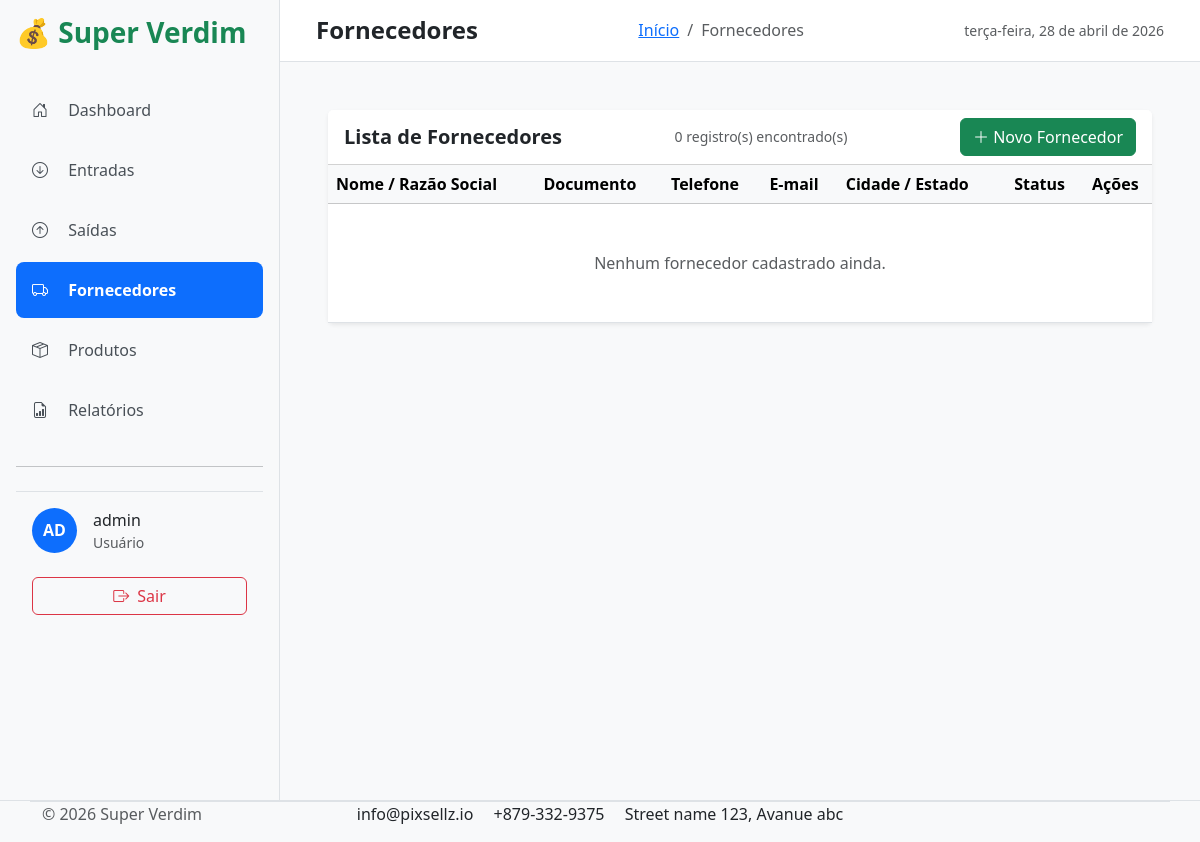
Page /fornecedores/ (signed in) on the earlier database version.
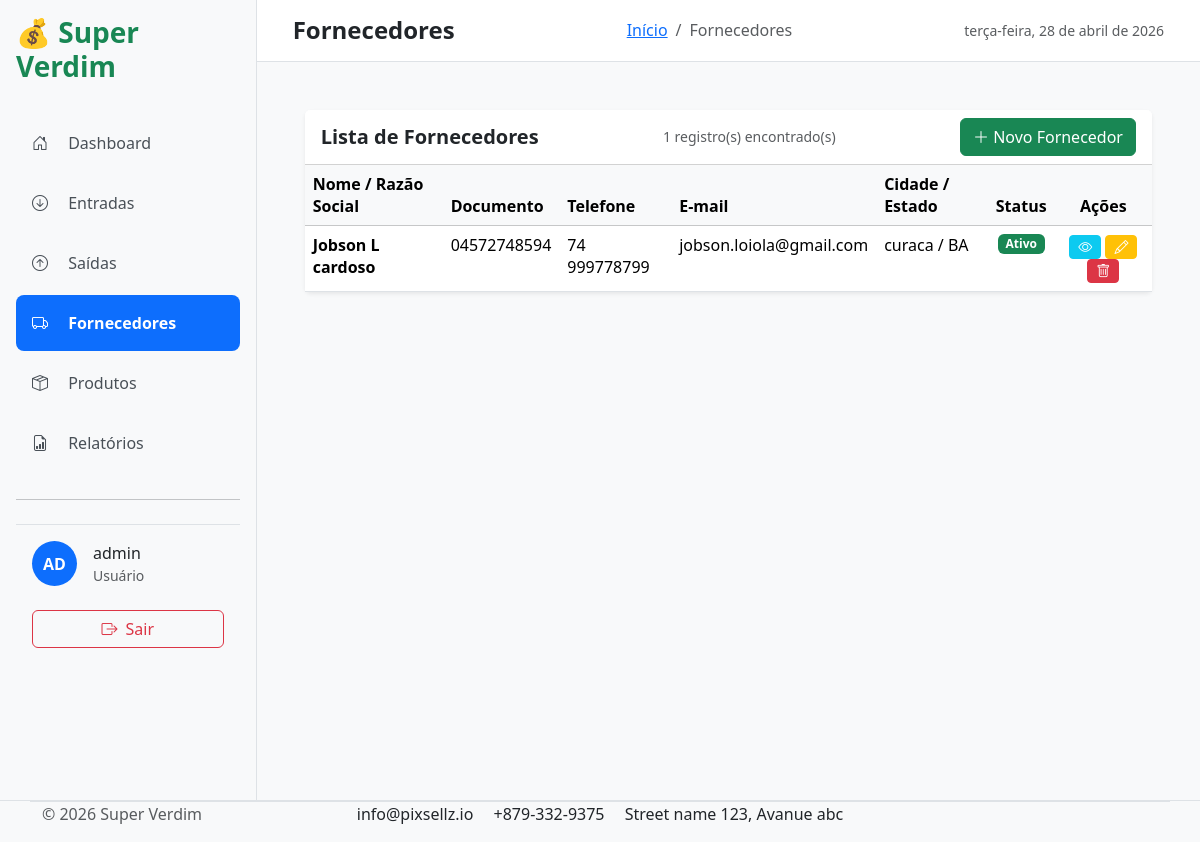
Same page on the later database version.
### fornecedores/models.py (models this page shows, shortened)
class Fornecedor(models.Model):
    nome = models.CharField(max_length=100)
    cnpj = models.CharField(max_length=18, unique=True, blank=True, null=True)
    cpf = models.CharField(max_length=14, unique=True, blank=True, null=True)
    telefone = models.CharField(max_length=20, blank=True)
    email = models.EmailField(blank=True)
    endereco = models.CharField(max_length=100,blank=True)
    cidade = models.CharField(max_length=100, blank=True)
    estado = models.CharField(max_length=2, blank=True)
    observacoes = models.TextField(blank=True)
    ativo = models.BooleanField(default=True)
    criado_em = models.DateTimeField(auto_now_add=True)
    atualizado_em = models.DateTimeField(auto_now=True)
    class Meta:
        verbose_name = "Fornecedor"
        verbose_name_plural = "Fornecedores"
        ordering = ['nome']
    def get_documento(self):
        return self.cnpj or self.cpf or "Não informado"

### fornecedores/views.py (the view)
# urls.py: path('',views.lista_fornecedores,name='lista_fornecedores'),
@login_required
def lista_fornecedores(request):
    fornecedores = Fornecedor.objects.filter(ativo=True).order_by('nome')
    return render(request, 'fornecedores/lista_fornecedores.html', {
        'fornecedores': fornecedores,
    })

### main/context_processors.py (called while the page is built, shortened)
def user_role(request):
    if request.user.is_authenticated:
        groups = list(request.user.groups.values_list('name', flat=True))
        return {
            'is_admin': 'Administrador' in groups,
            'is_gerente': 'Gerente' in groups,
            'is_usuario': 'Usuário' in groups,
            'user_groups': groups,
            'user': request.user,
            'user_full_name': request.user.get_full_name() or request.user.username,
        }

### templates/fornecedores/lista_fornecedores.html (shortened to what this page needs)
{% extends 'base.html' %}
{% load static %}
{% block page_title %}Fornecedores{% endblock %}
{% block breadcrumb_current %}Fornecedores{% endblock %}
{% block content %}
<div class="p-3 p-md-5">
    <div class="card shadow-sm">
      <div class="card-header bg-white d-flex justify-content-between align-items-center">
          <h5 class="mb-0 fw-semibold">Lista de Fornecedores</h5>
          <small class="text-muted">
              {{ fornecedores|length }} registro(s) encontrado(s)
          </small>
          <button class="btn btn-success" data-bs-toggle="modal" data-bs-target="#modalCadastrarFornecedor">
            <i class="bi bi-plus-lg"></i> Novo Fornecedor
          </button>
          </div>
      <div class="table-responsive">
        <table class="table table-hover mb-0">
          <thead class="table-light">
            <tr>
              <th>Nome / Razão Social</th>
              <th>Documento</th>
              <th>Telefone</th>
              <th>E-mail</th>
              <th>Cidade / Estado</th>
              <th class="text-center">Status</th>
              <th class="text-center">Ações</th>
            </tr>
          </thead>
          <tbody>
            {% for fornecedor in fornecedores %}
            <tr>
              <td><strong>{{ fornecedor.nome }}</strong></td>
              <td>
                {% if fornecedor.cnpj %}
                  {{ fornecedor.cnpj }}
                {% elif fornecedor.cpf %}
                  {{ fornecedor.cpf }}
                {% else %}
                  <span class="text-muted">Não informado</span>
                {% endif %}
              </td>
              <td>{{ fornecedor.telefone|default:"-" }}</td>
              <td>{{ fornecedor.email|default:"-" }}</td>
              <td>
                {{ fornecedor.cidade|default:"-" }}{% if fornecedor.estado %} / {{ fornecedor.estado }}{% endif %}
              </td>
              <td class="text-center">
                {% if fornecedor.ativo %}
                  <span class="badge bg-success">Ativo</span>
                {% else %}
                  <span class="badge bg-secondary">Inativo</span>
                {% endif %}
              </td>
              <td class="text-center">
                <a href="{% url 'fornecedor_detail' fornecedor.pk %}" class="btn btn-sm btn-info text-white">
                  <i class="bi bi-eye"></i>
                </a>
                <a href="{% url 'editar_fornecedor' fornecedor.pk %}" class="btn btn-sm btn-warning text-white">
                  <i class="bi bi-pencil"></i>
                </a>
                <button class="btn btn-sm btn-danger"
                        data-bs-toggle="modal"
                        data-bs-target="#modalExcluirFornecedor{{ fornecedor.pk }}">
                      <i class="bi bi-trash"></i>
                </button>
              </td>
            </tr>
            {% empty %}
            <tr>
              <td colspan="7" class="text-center py-5 text-muted">
                Nenhum fornecedor cadastrado ainda.
              </td>
            </tr>
            {% endfor %}
          </tbody>
        </table>
      </div>
    </div>
</div>
{% endblock %}

Differences in the rows shown:
added Fornecedor: nome "Jobson L cardoso", cpf "04572748594", telefone "74 999778799", email "jobson.loiola@gmail.com", cidade "curaca", estado "BA", ativo "Ativo"
Other differences:
{{ fornecedores|length }}: "0" → "1"
text no longer shown: "Nenhum fornecedor cadastrado ainda."
